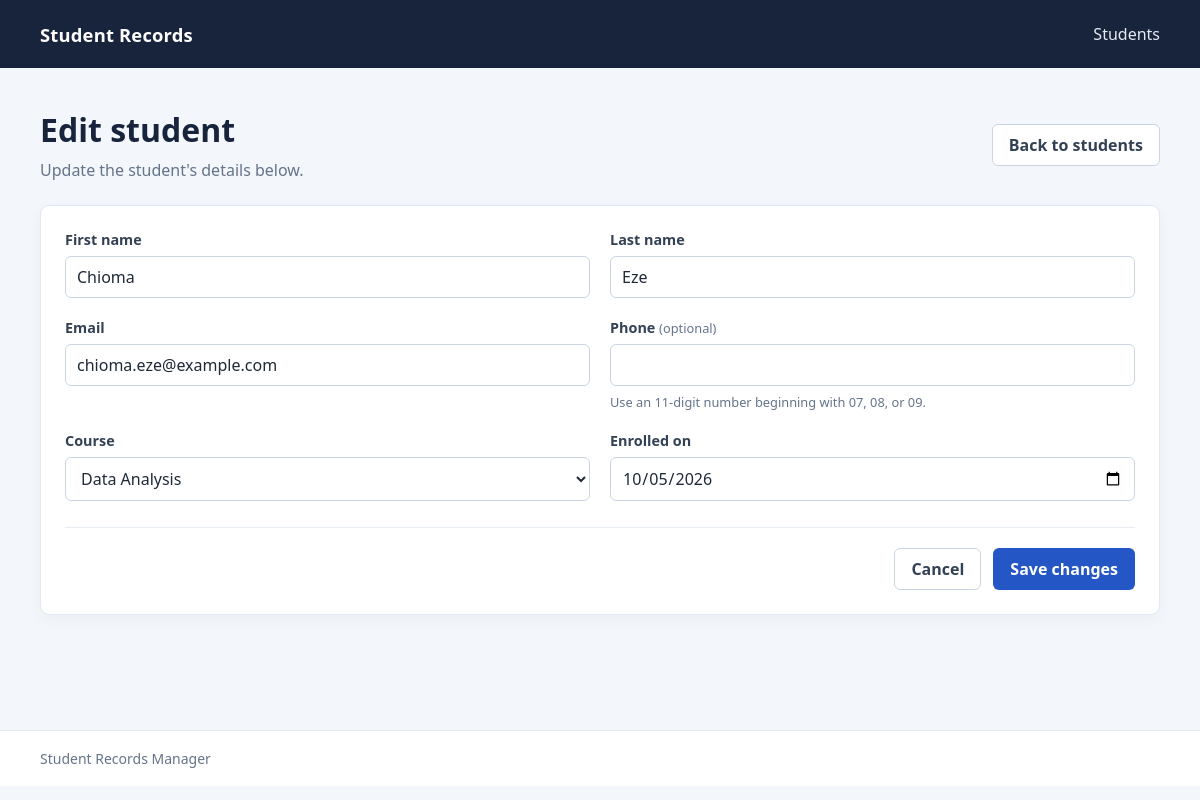
The page /edit.php?id=3 on the database its author committed.
### tables this page shows
CREATE TABLE `students` (
  `id` int(10) UNSIGNED NOT NULL,
  `first_name` varchar(60) NOT NULL,
  `last_name` varchar(60) NOT NULL,
  `email` varchar(120) NOT NULL,
  `phone` varchar(20) DEFAULT NULL,
  `course` enum('Web Development','Software Engineering','Data Analysis','UI/UX Design') NOT NULL,
  `enrolled_on` date NOT NULL,
  `created_at` timestamp NOT NULL DEFAULT current_timestamp(),
  `updated_at` timestamp NOT NULL DEFAULT current_timestamp() ON UPDATE current_timestamp()
);

### src/Database.php (called while the page is built, shortened)
<?php
function db(): PDO
{
    static $connection = null;
    if ($connection instanceof PDO) {
        return $connection;
    }
    $config = require __DIR__ . '/../config/config.php';
    $settings = $config['db'];
    $dsn = sprintf(
        'mysql:host=%s;port=%d;dbname=%s;charset=utf8mb4',
        $settings['host'],
        $settings['port'],
        $settings['database']
    );
    $connection = new PDO($dsn, $settings['username'], $settings['password'], [
        PDO::ATTR_ERRMODE => PDO::ERRMODE_EXCEPTION,
        PDO::ATTR_DEFAULT_FETCH_MODE => PDO::FETCH_ASSOC,
        PDO::ATTR_EMULATE_PREPARES => false,
    ]);
    return $connection;
}
function studentCourseOptions(): array
{
    $column = db()->query("SHOW COLUMNS FROM students LIKE 'course'")->fetch();
    if ($column === false || !preg_match('/^enum\((.*)\)$/i', $column['Type'], $matches)) {
        throw new RuntimeException('The students.course column must be an ENUM.');
    }
    $options = str_getcsv($matches[1], ',', "'", '\\');
    return $options;
}

### src/helpers.php (called while the page is built, shortened)
<?php
function e(string|int|float|null $value): string
{
    return htmlspecialchars((string) $value, ENT_QUOTES | ENT_SUBSTITUTE, 'UTF-8');
}

### partials/student-form.php (the view, shortened to what this page needs)
<?php
$student = $student ?? [];
$errors = $errors ?? [];
$courseOptions = $courseOptions ?? [];
?>
<form class="student-form card" method="post">
    <div class="form-grid">
        <div class="form-field">
            <label for="first_name">First name</label>
            <input id="first_name" name="first_name" type="text" minlength="2" maxlength="60" autocomplete="given-name" required value="<?= e($student['first_name'] ?? '') ?>" aria-invalid="<?= isset($errors['first_name']) ? 'true' : 'false' ?>">
        </div>
        <div class="form-field">
            <label for="last_name">Last name</label>
            <input id="last_name" name="last_name" type="text" minlength="2" maxlength="60" autocomplete="family-name" required value="<?= e($student['last_name'] ?? '') ?>" aria-invalid="<?= isset($errors['last_name']) ? 'true' : 'false' ?>">
        </div>
        <div class="form-field">
            <label for="email">Email</label>
            <input id="email" name="email" type="email" maxlength="255" autocomplete="email" required value="<?= e($student['email'] ?? '') ?>" aria-invalid="<?= isset($errors['email']) ? 'true' : 'false' ?>">
        </div>
        <div class="form-field">
            <label for="phone">Phone <span class="optional">(optional)</span></label>
            <input id="phone" name="phone" type="tel" inputmode="numeric" maxlength="11" autocomplete="tel" value="<?= e($student['phone'] ?? '') ?>" aria-invalid="<?= isset($errors['phone']) ? 'true' : 'false' ?>">
            <small>Use an 11-digit number beginning with 07, 08, or 09.</small>
        </div>
        <div class="form-field">
            <label for="course">Course</label>
            <select id="course" name="course" required aria-invalid="<?= isset($errors['course']) ? 'true' : 'false' ?>">
                <?php foreach ($courseOptions as $course): ?>
                    <option value="<?= e($course) ?>" <?= ($student['course'] ?? '') === $course ? 'selected' : '' ?>><?= e($course) ?></option>
                <?php endforeach; ?>
            </select>
        </div>
        <div class="form-field">
            <label for="enrolled_on">Enrolled on</label>
            <input id="enrolled_on" name="enrolled_on" type="date" max="<?= e((new DateTimeImmutable('today'))->format('Y-m-d')) ?>" required value="<?= e($student['enrolled_on'] ?? '') ?>" aria-invalid="<?= isset($errors['enrolled_on']) ? 'true' : 'false' ?>">
        </div>
    </div>
    <div class="form-actions">
        <a class="button button-secondary" href="index.php">Cancel</a>
        <button class="button" type="submit"><?= e($submitLabel ?? 'Save student') ?></button>
    </div>
</form>

### assets/app.css (style rules this page uses)
:root { color-scheme: light; font-family: "Segoe UI", Arial, sans-serif; color: #1f2937; background: #f3f6fa; font-synthesis: none; text-rendering: optimizeLegibility; }
* { box-sizing: border-box; }
body { min-width: 320px; min-height: 100vh; margin: 0; }
a { color: #2457c5; text-decoration: none; }
.button { display: inline-flex; min-height: 42px; align-items: center; justify-content: center; padding: 0 16px; border: 1px solid transparent; border-radius: 6px; background: #2457c5; color: #fff; font: inherit; font-weight: 600; white-space: nowrap; }
.button-secondary { border-color: #cbd5e1; background: #fff; color: #334155; }
.card { overflow: hidden; border: 1px solid #e2e8f0; border-radius: 9px; background: #fff; box-shadow: 0 4px 14px rgb(15 23 42 / 4%); }
.student-form { padding: 24px; }
.form-grid { display: grid; grid-template-columns: repeat(2, minmax(0, 1fr)); gap: 20px; }
.form-field { display: flex; min-width: 0; flex-direction: column; gap: 7px; }
.form-field label { color: #334155; font-size: 0.9rem; font-weight: 600; }
.form-field input, .form-field select { width: 100%; min-height: 42px; padding: 9px 11px; border: 1px solid #cbd5e1; border-radius: 6px; background: #fff; color: #1f2937; font: inherit; }
.form-field small, .optional { color: #64748b; font-size: 0.8rem; font-weight: 400; }
.form-actions { display: flex; justify-content: flex-end; gap: 12px; margin-top: 26px; padding-top: 20px; border-top: 1px solid #e8edf3; }

### rows shown on the page
students: first_name "Chioma", last_name "Eze", email "chioma.eze@example.com", enrolled_on "10/05/2026"

### other values the page prints
$submitLabel "Save changes"
form field course "Data Analysis"
